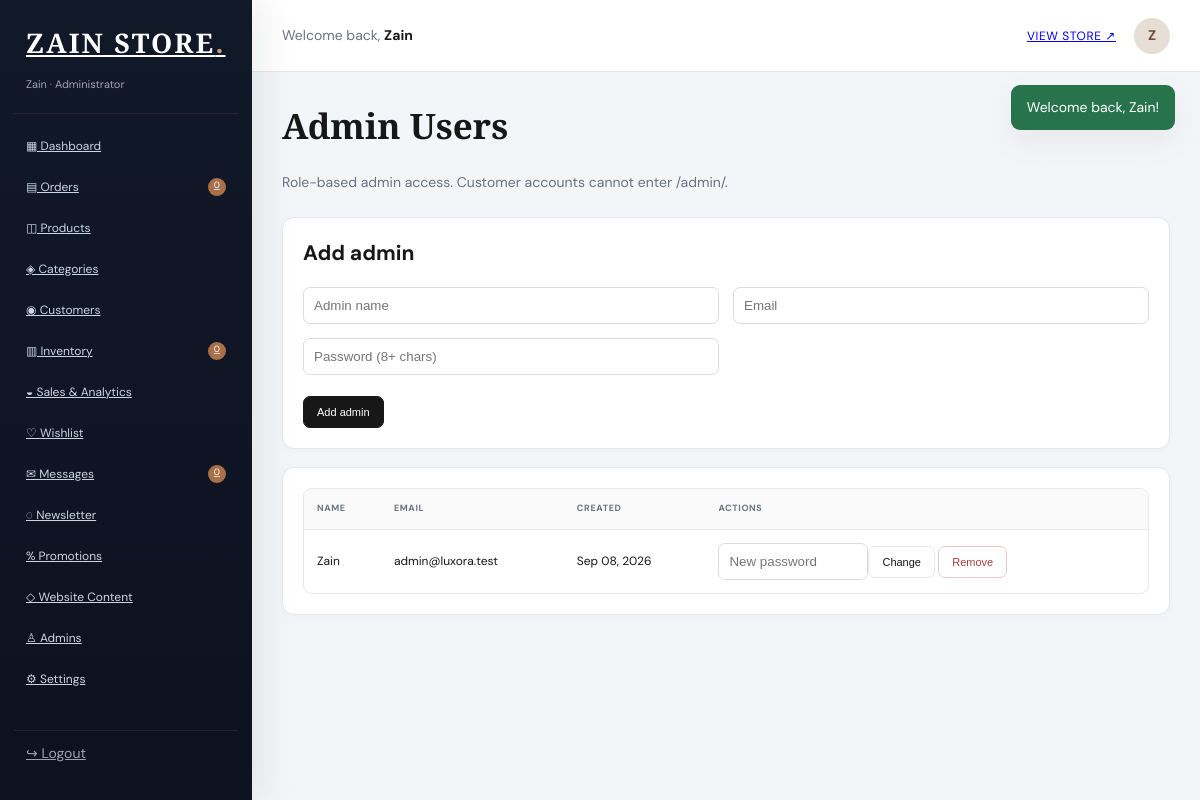
Page /admin/admins.php (signed in) on the committed database.
### tables this page shows
CREATE TABLE users(
 id INT UNSIGNED AUTO_INCREMENT PRIMARY KEY,
 name VARCHAR(120) NOT NULL,
 email VARCHAR(190) NOT NULL UNIQUE,
 password VARCHAR(255) NOT NULL,
 phone VARCHAR(40) NULL,
 role ENUM('admin','customer') NOT NULL DEFAULT 'customer',
 status ENUM('active','blocked') NOT NULL DEFAULT 'active',
 created_at TIMESTAMP DEFAULT CURRENT_TIMESTAMP,
 INDEX(role), INDEX(status)
);

### includes/auth.php (called while the page is built, shortened)
<?php
require_once __DIR__ . '/../config/database.php';
function e(?string $value): string {
    return htmlspecialchars($value ?? '', ENT_QUOTES, 'UTF-8');
}
function current_user(): ?array {
    global $pdo;
    static $u = false;
    if ($u !== false) return $u;
    $s = $pdo->prepare("SELECT * FROM users WHERE id=? LIMIT 1");
    $s->execute([$_SESSION['user_id']]);
    $u = $s->fetch() ?: null;
    return $u;
}
function require_admin(): void {
    $u = current_user();
}

### admin/admins.php (the view)
<?php $page_title='Admin Users';require 'includes/header.php';if($_SERVER['REQUEST_METHOD']==='POST'){csrf_check();$a=$_POST['action'];$id=(int)($_POST['id']??0);if($a==='save'){if($id)$pdo->prepare("UPDATE users SET name=?,email=? WHERE id=? AND role='admin'")->execute([trim($_POST['name']),trim($_POST['email']),$id]);else$pdo->prepare("INSERT INTO users(name,email,password,role) VALUES(?,?,?,'admin')")->execute([trim($_POST['name']),trim($_POST['email']),password_hash($_POST['password'],PASSWORD_DEFAULT)]);flash('success','Admin saved.');}elseif($a==='password'){$pdo->prepare("UPDATE users SET password=? WHERE id=? AND role='admin'")->execute([password_hash($_POST['password'],PASSWORD_DEFAULT),$id]);flash('success','Admin password changed.');}elseif($a==='delete'){$me=(int)$_SESSION['user_id'];if($id===$me)flash('error','Your current admin account cannot be deleted.');else{$pdo->prepare("DELETE FROM users WHERE id=? AND role='admin'")->execute([$id]);flash('success','Admin removed.');}}header('Location: admins.php');exit;}$admins=$pdo->query("SELECT * FROM users WHERE role='admin' ORDER BY created_at")->fetchAll();?>
<div class="page-head"><div><h1>Admin Users</h1><p>Role-based admin access. Customer accounts cannot enter /admin/.</p></div></div><div class="panel" style="margin-bottom:18px"><h2>Add admin</h2><form method="post"><input type="hidden" name="csrf" value="<?=csrf_token()?>"><input type="hidden" name="action" value="save"><div class="form-grid"><input class="input" name="name" placeholder="Admin name" required><input class="input" type="email" name="email" placeholder="Email" required><input class="input" type="password" name="password" placeholder="Password (8+ chars)" minlength="8" required></div><br><button class="btn">Add admin</button></form></div><div class="panel"><div class="table-wrap"><table><tr><th>Name</th><th>Email</th><th>Created</th><th>Actions</th></tr><?php foreach($admins as $a):?><tr><td><?=e($a['name'])?></td><td><?=e($a['email'])?></td><td><?=date('M d, Y',strtotime($a['created_at']))?></td><td><form method="post" style="display:inline"><input type="hidden" name="csrf" value="<?=csrf_token()?>"><input type="hidden" name="action" value="password"><input type="hidden" name="id" value="<?=$a['id']?>"><input class="input" style="width:150px;display:inline" type="password" name="password" placeholder="New password" required><button class="btn light">Change</button></form> <form method="post" style="display:inline"><input type="hidden" name="csrf" value="<?=csrf_token()?>"><input type="hidden" name="action" value="delete"><input type="hidden" name="id" value="<?=$a['id']?>"><button class="btn danger" data-confirm="Remove this admin?">Remove</button></form></td></tr><?php endforeach;?></table></div></div><?php require 'includes/footer.php';?>

### assets/css/admin.css (style rules this page uses)
:root { --nav:#111827;--nav2:#0c1220;--bg:#f3f5f8;--card:#fff;--line:#e5e7eb;--muted:#6b7280;--accent:#8b5e3c;--accent2:#b88967;--danger:#a53d3d;--success:#27734b;--shadow:0 12px 34px rgba(15,23,42,.06) }
* { box-sizing:border-box }
body { margin:0;background:var(--bg);color:#171717;font:14px/1.5 "DM Sans",Arial,sans-serif;-webkit-font-smoothing:antialiased }
h1,h2,h3 { margin-top:0 }
h1 { font:700 35px "Playfair Display",serif }
.page-head { display:flex;justify-content:space-between;align-items:end;margin-bottom:24px }
.page-head p { color:var(--muted);margin:0 }
.panel { background:var(--card);border:1px solid var(--line);border-radius:12px;padding:20px;box-shadow:0 2px 8px rgba(15,23,42,.025) }
.table-wrap { overflow:auto;border:1px solid var(--line);border-radius:9px }
table { width:100%;border-collapse:collapse;min-width:680px }
th,td { padding:13px;border-bottom:1px solid var(--line);text-align:left;font-size:12px }
tr:last-child td { border-bottom:0 }
th { background:#fafafa;color:#6b7280;font-size:9px;text-transform:uppercase;letter-spacing:.07em }
.btn { border:1px solid #171717;background:#171717;color:#fff;border-radius:7px;padding:9px 13px;display:inline-block;font-size:11px;transition:.18s }
.btn.light { background:#fff;color:#171717;border-color:var(--line) }
.btn.danger { background:#fff;color:var(--danger);border-color:#eccaca }
.input,textarea,select { width:100%;border:1px solid #d9dde2;border-radius:7px;padding:10px;background:#fff;outline:none;transition:.18s }
.form-grid { display:grid;grid-template-columns:1fr 1fr;gap:14px }

### rows in the picture
users: name "Zain", email "admin@luxora.test", created_at "Sep 08, 2026"

### other values in the picture
$low "0"
$unread "0"
$f[1] "Welcome back, Zain!"
